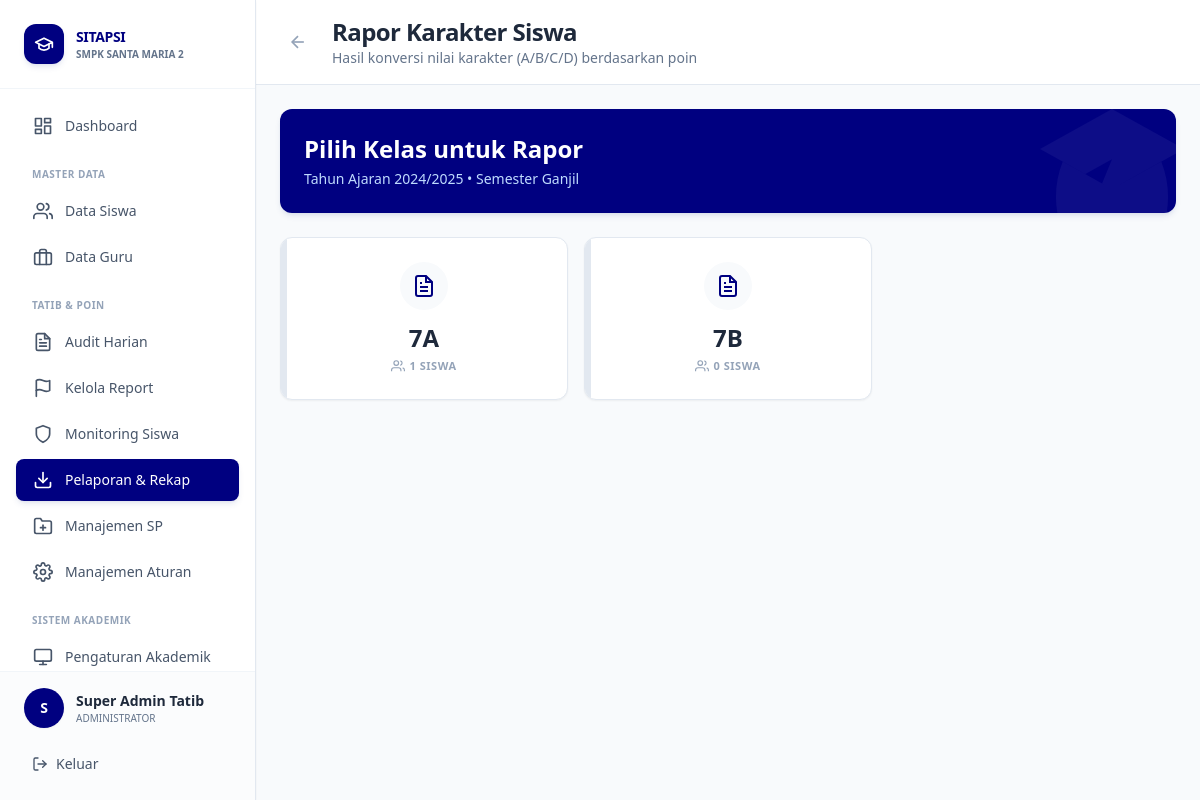
The page /views/admin/rapor_karakter.php (signed in) on the database as committed earlier.
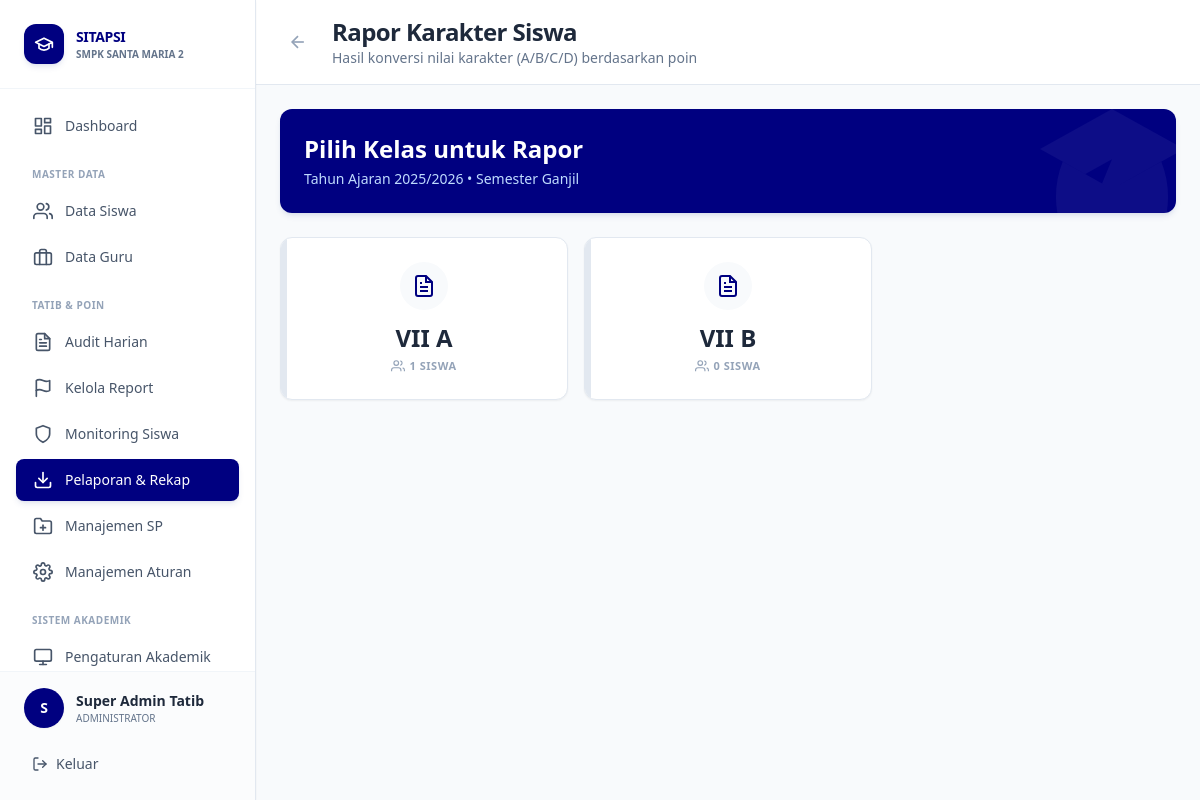
The same page on the database as committed later.
### tables this page shows
CREATE TABLE tb_tahun_ajaran (
    id_tahun INT AUTO_INCREMENT PRIMARY KEY,
    nama_tahun VARCHAR(20) NOT NULL,  
    status ENUM('Aktif', 'Arsip') DEFAULT 'Aktif', 
    semester_aktif ENUM('Ganjil', 'Genap') DEFAULT 'Ganjil'
);

CREATE TABLE tb_kelas (
    id_kelas INT AUTO_INCREMENT PRIMARY KEY,
    nama_kelas VARCHAR(10) NOT NULL,  
    tingkat INT NOT NULL  
);

### config/database.php (called while the page is built, shortened)
<?php
function getDBConnection() {
    static $pdo = null;
    if ($pdo === null) {
        try {
            $dsn = "mysql:host=" . DB_HOST . ";dbname=" . DB_NAME . ";charset=" . DB_CHARSET;
            $options = [
                PDO::ATTR_ERRMODE            => PDO::ERRMODE_EXCEPTION,
                PDO::ATTR_DEFAULT_FETCH_MODE => PDO::FETCH_ASSOC,
                PDO::ATTR_EMULATE_PREPARES   => false,
                PDO::MYSQL_ATTR_INIT_COMMAND => "SET NAMES " . DB_CHARSET
            ];
            $pdo = new PDO($dsn, DB_USER, DB_PASS, $options);
        } catch (PDOException $e) {
            error_log("Database Connection Error: " . $e->getMessage());
            die("Koneksi database gagal. Silakan hubungi administrator.");
        }
    }
    return $pdo;
}
function executeQuery($sql, $params = []) {
    $pdo = getDBConnection();
    $stmt = $pdo->prepare($sql);
    $stmt->execute($params);
    return $stmt;
}
function fetchOne($sql, $params = []) {
    $stmt = executeQuery($sql, $params);
    return $stmt->fetch();
}
function fetchAll($sql, $params = []) {
    $stmt = executeQuery($sql, $params);
    return $stmt->fetchAll();
}
?>

### views/admin/rapor_karakter.php (the view, shortened to what the changed rows need)
<?php
require_once '../../config/database.php';
$tahun_aktif = fetchOne("SELECT id_tahun, nama_tahun, semester_aktif FROM tb_tahun_ajaran WHERE status = 'Aktif' LIMIT 1");
$kelas_list = fetchAll("SELECT id_kelas, nama_kelas, tingkat FROM tb_kelas ORDER BY tingkat, nama_kelas");
?>
<!DOCTYPE html>
<html lang="id">
<head>
    <script src="https://cdn.tailwindcss.com"></script>
</head>
<body class="bg-[#F8FAFC]">
<div class="flex h-screen overflow-hidden">
    <?php include '../../includes/sidebar_admin.php'; ?>
    <div class="flex-1 overflow-auto lg:ml-64">
        <div class="bg-white border-b border-[#E2E8F0] px-6 pl-16 lg:pl-6 py-4 sticky top-0 z-30 flex items-center space-x-4">
            <div>
                <h1 class="text-2xl font-extrabold text-slate-800 tracking-tight">Rapor Karakter Siswa</h1>
            </div>
        </div>
        <div class="p-6 space-y-6 max-w-7xl mx-auto">
            <div class="bg-[#000080] text-white rounded-xl shadow-md shadow-blue-900/10 p-6 relative overflow-hidden">
                <div class="relative z-10 flex items-center justify-between">
                    <div>
                        <h2 class="text-2xl font-extrabold mb-1">Pilih Kelas untuk Rapor</h2>
                        <p class="text-blue-200 font-medium text-sm">Tahun Ajaran <?= $tahun_aktif['nama_tahun'] ?> • Semester <?= $tahun_aktif['semester_aktif'] ?></p>
                    </div>
                </div>
            </div>
            <div class="grid grid-cols-1 sm:grid-cols-2 lg:grid-cols-3 xl:grid-cols-4 gap-4">
                <?php
                foreach ($kelas_list as $kelas):
                    $jumlah_siswa = fetchOne("
                        SELECT COUNT(*) as total
                        FROM tb_anggota_kelas
                        WHERE id_kelas = :id_kelas
                        AND id_tahun = :id_tahun
                    ", [
                        'id_kelas' => $kelas['id_kelas'],
                        'id_tahun' => $tahun_aktif['id_tahun']
                    ])['total'] ?? 0;
                ?>
                <a href="rapor_karakter_list.php?kelas=<?= $kelas['id_kelas'] ?>" class="block group">
                    <div class="bg-white border border-[#E2E8F0] hover:border-[#000080] rounded-xl shadow-sm hover:shadow-md p-6 transition-all transform group-hover:-translate-y-1 relative overflow-hidden flex flex-col items-center justify-center h-full min-h-[160px]">
                        <div class="w-1.5 h-full bg-slate-200 group-hover:bg-[#000080] absolute left-0 top-0 transition-colors"></div>
                        <div class="w-12 h-12 bg-slate-50 group-hover:bg-blue-50 text-[#000080] rounded-full flex items-center justify-center mb-3 transition-colors">
                        </div>
                        <h3 class="text-2xl font-extrabold text-slate-800 mb-1"><?= $kelas['nama_kelas'] ?></h3>
                        <div class="flex items-center text-[11px] font-bold text-slate-400 group-hover:text-blue-500 uppercase tracking-wider">
                            <svg class="w-3.5 h-3.5 mr-1" fill="none" stroke="currentColor" viewBox="0 0 24 24" stroke-width="2"><path d="M17 21v-2a4 4 0 0 0-4-4H5a4 4 0 0 0-4 4v2"></path><circle cx="9" cy="7" r="4"></circle><path d="M23 21v-2a4 4 0 0 0-3-3.87"></path><path d="M16 3.13a4 4 0 0 1 0 7.75"></path></svg>
                            <span><?= $jumlah_siswa ?> Siswa</span>
                        </div>
                    </div>
                </a>
                <?php endforeach; ?>
            </div>
        </div>
    </div>
</div>
</body>
</html>

Rows that differ between the two databases and show on the page:
changed tb_tahun_ajaran "Ganjil": nama_tahun "2024/2025" → "2025/2026"
changed tb_kelas id 1: nama_kelas "7A" → "VII A"
changed tb_kelas: nama_kelas "7B" → "VII B"
